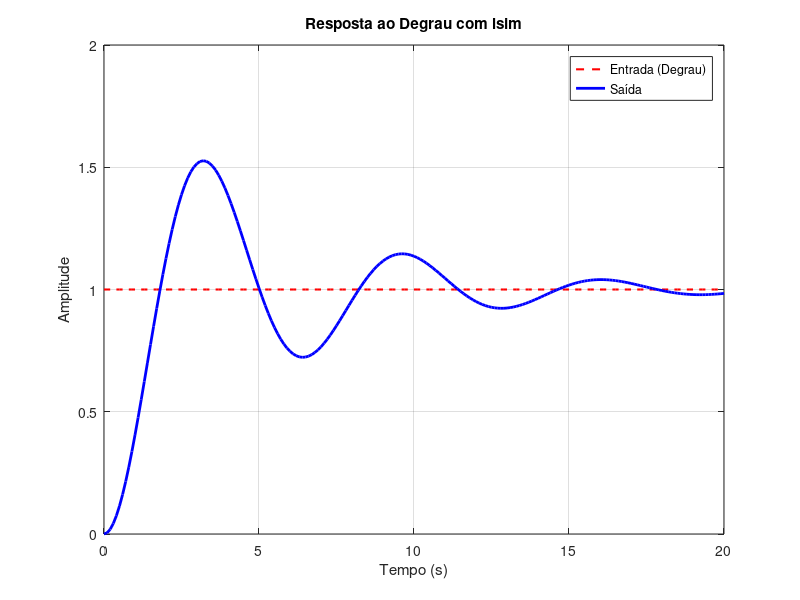
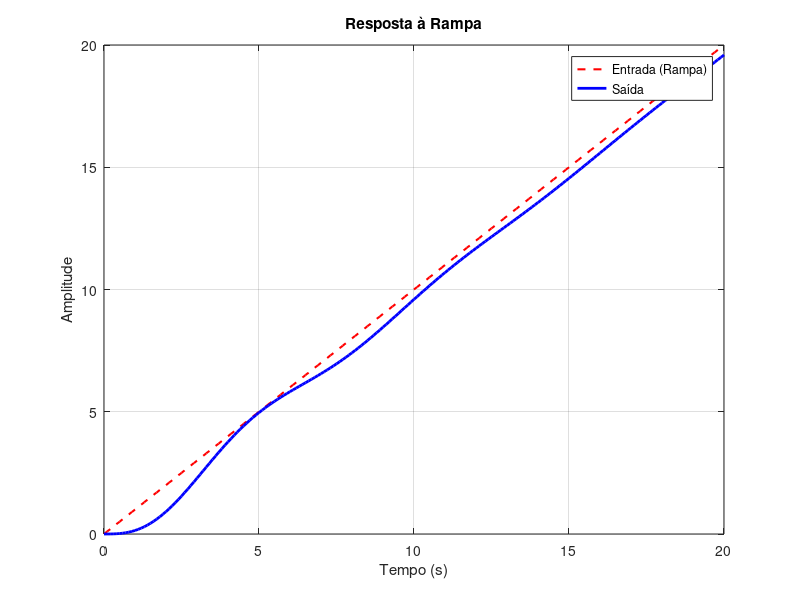
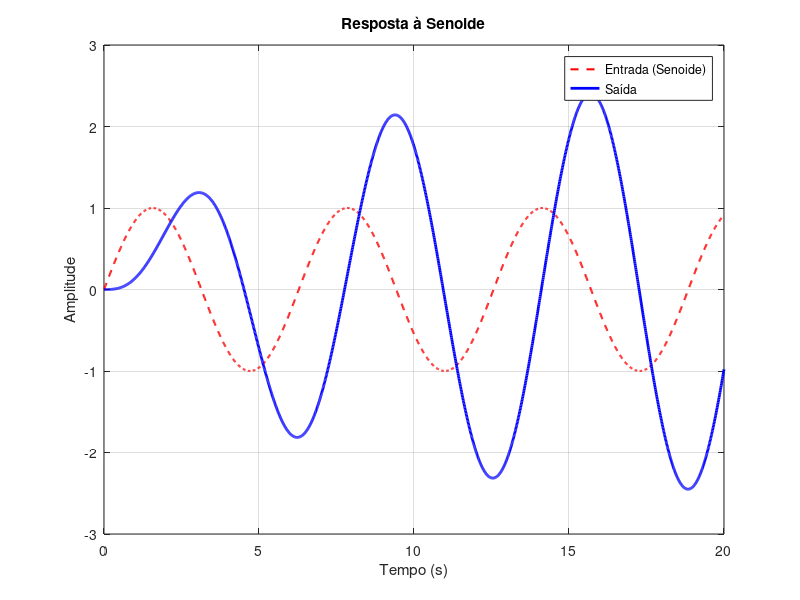

MATLAB code to generate these figures, in order:
pkg load control


num = [1];
den = [1 0.4 1];
G = tf(num, den)


t = 0:0.1:20;
u = ones(size(t));
[y, t_out] = lsim(G, u, t);
figure;
plot(t_out, u, "r--", "LineWidth", 1.5); hold on;
plot(t_out, y, "b", "LineWidth", 2);
legend("Entrada (Degrau)", "Saída");
xlabel("Tempo (s)");
ylabel("Amplitude");
title("Resposta ao Degrau com lsim");
grid on;
t = 0:0.1:20;
u = t;
[y, t_out] = lsim(G, u, t);


figure;
plot(t_out, u, "r--", "LineWidth", 1.5); hold on;
plot(t_out, y, "b", "LineWidth", 2);
legend("Entrada (Rampa)", "Saída");
xlabel("Tempo (s)");
ylabel("Amplitude");
title("Resposta à Rampa");
grid on;
t = 0:0.01:20;
u = sin(t);
[y, t_out] = lsim(G, u, t);


figure;
plot(t_out, u, "r--", "LineWidth", 1.5); hold on;
plot(t_out, y, "b", "LineWidth", 2);
legend("Entrada (Senoide)", "Saída");
xlabel("Tempo (s)");
ylabel("Amplitude");
title("Resposta à Senoide");
grid on;
